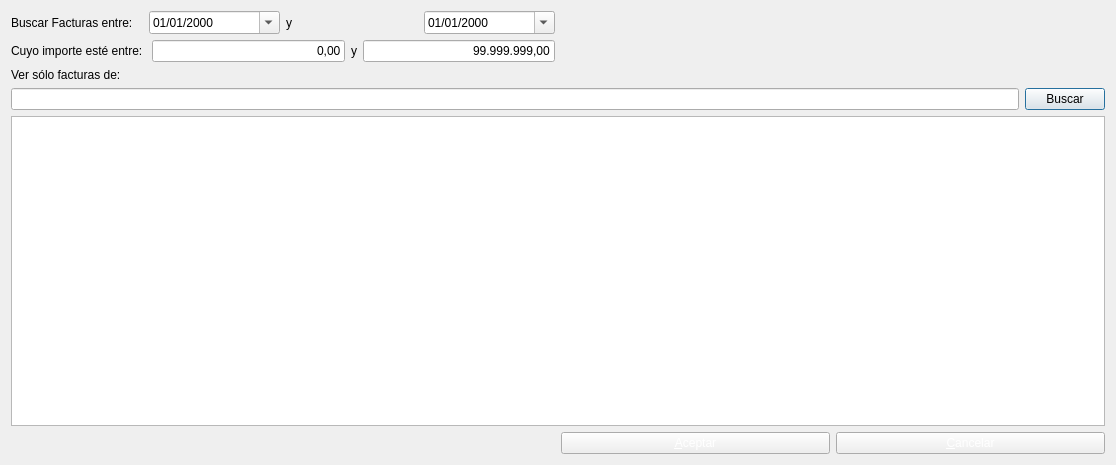
<?xml version="1.0" encoding="UTF-8"?>
<ui version="4.0">
 <class>FrmBuscarFactura</class>
 <widget class="QDialog" name="FrmBuscarFactura">
  <property name="geometry">
   <rect>
    <x>0</x>
    <y>0</y>
    <width>1116</width>
    <height>465</height>
   </rect>
  </property>
  <property name="windowTitle">
   <string>Buscar Facturas</string>
  </property>
  <property name="windowOpacity">
   <double>1.000000000000000</double>
  </property>
  <layout class="QGridLayout" name="gridLayout_2">
   <item row="0" column="0">
    <layout class="QHBoxLayout" name="horizontalLayout">
     <item>
      <widget class="QLabel" name="label">
       <property name="text">
        <string>Buscar Facturas entre:</string>
       </property>
      </widget>
     </item>
     <item>
      <widget class="QDateEdit" name="FechaInicio">
       <property name="displayFormat">
        <string>dd/MM/yyyy</string>
       </property>
       <property name="calendarPopup">
        <bool>true</bool>
       </property>
      </widget>
     </item>
     <item>
      <widget class="QLabel" name="label_2">
       <property name="text">
        <string>y</string>
       </property>
      </widget>
     </item>
     <item>
      <widget class="QDateEdit" name="FechaFin">
       <property name="displayFormat">
        <string>dd/MM/yyyy</string>
       </property>
       <property name="calendarPopup">
        <bool>true</bool>
       </property>
      </widget>
     </item>
    </layout>
   </item>
   <item row="1" column="0">
    <layout class="QHBoxLayout" name="horizontalLayout_2">
     <item>
      <widget class="QLabel" name="label_3">
       <property name="text">
        <string>Cuyo importe esté entre: </string>
       </property>
      </widget>
     </item>
     <item>
      <widget class="QLineEdit" name="Importeminimo">
       <property name="text">
        <string>0,00</string>
       </property>
       <property name="alignment">
        <set>Qt::AlignRight|Qt::AlignTrailing|Qt::AlignVCenter</set>
       </property>
      </widget>
     </item>
     <item>
      <widget class="QLabel" name="label_4">
       <property name="text">
        <string>y</string>
       </property>
      </widget>
     </item>
     <item>
      <widget class="QLineEdit" name="ImporteMaximo">
       <property name="text">
        <string>99.999.999,00</string>
       </property>
       <property name="alignment">
        <set>Qt::AlignRight|Qt::AlignTrailing|Qt::AlignVCenter</set>
       </property>
      </widget>
     </item>
    </layout>
   </item>
   <item row="2" column="0" colspan="2">
    <layout class="QGridLayout" name="gridLayout">
     <item row="0" column="0">
      <widget class="QLabel" name="label_5">
       <property name="text">
        <string>Ver sólo facturas de:</string>
       </property>
      </widget>
     </item>
     <item row="1" column="0">
      <widget class="QLineEdit" name="txtBuscar"/>
     </item>
     <item row="1" column="1">
      <widget class="QPushButton" name="pushButton">
       <property name="text">
        <string>Buscar</string>
       </property>
       <property name="icon">
        <iconset resource="../terra.qrc">
         <normaloff>:/Icons/PNG/search.png</normaloff>:/Icons/PNG/search.png</iconset>
       </property>
      </widget>
     </item>
     <item row="2" column="0" colspan="2">
      <widget class="QTableView" name="Grid"/>
     </item>
    </layout>
   </item>
   <item row="3" column="1">
    <layout class="QHBoxLayout" name="horizontalLayout_3">
     <item>
      <widget class="QPushButton" name="btnAceptar">
       <property name="styleSheet">
        <string notr="true">QPushButton:disabled{color: 0; }
QPushButton:enabled{color: rgb(255,255,255); }</string>
       </property>
       <property name="text">
        <string>&amp;Aceptar</string>
       </property>
      </widget>
     </item>
     <item>
      <widget class="QPushButton" name="btnCancelar">
       <property name="styleSheet">
        <string notr="true">QPushButton:disabled{color: 0; }
QPushButton:enabled{color: rgb(255,255,255); }</string>
       </property>
       <property name="text">
        <string>&amp;Cancelar</string>
       </property>
      </widget>
     </item>
    </layout>
   </item>
   <item row="0" column="1">
    <spacer name="horizontalSpacer">
     <property name="orientation">
      <enum>Qt::Horizontal</enum>
     </property>
     <property name="sizeHint" stdset="0">
      <size>
       <width>40</width>
       <height>20</height>
      </size>
     </property>
    </spacer>
   </item>
   <item row="3" column="0">
    <spacer name="horizontalSpacer_2">
     <property name="orientation">
      <enum>Qt::Horizontal</enum>
     </property>
     <property name="sizeHint" stdset="0">
      <size>
       <width>40</width>
       <height>20</height>
      </size>
     </property>
    </spacer>
   </item>
  </layout>
 </widget>
 <tabstops>
  <tabstop>txtBuscar</tabstop>
  <tabstop>pushButton</tabstop>
  <tabstop>Grid</tabstop>
 </tabstops>
 <resources>
  <include location="../terra.qrc"/>
 </resources>
 <connections>
  <connection>
   <sender>btnCancelar</sender>
   <signal>clicked()</signal>
   <receiver>FrmBuscarFactura</receiver>
   <slot>close()</slot>
   <hints>
    <hint type="sourcelabel">
     <x>619</x>
     <y>449</y>
    </hint>
    <hint type="destinationlabel">
     <x>466</x>
     <y>374</y>
    </hint>
   </hints>
  </connection>
  <connection>
   <sender>btnAceptar</sender>
   <signal>clicked()</signal>
   <receiver>FrmBuscarFactura</receiver>
   <slot>accept()</slot>
   <hints>
    <hint type="sourcelabel">
     <x>461</x>
     <y>454</y>
    </hint>
    <hint type="destinationlabel">
     <x>371</x>
     <y>380</y>
    </hint>
   </hints>
  </connection>
 </connections>
</ui>
